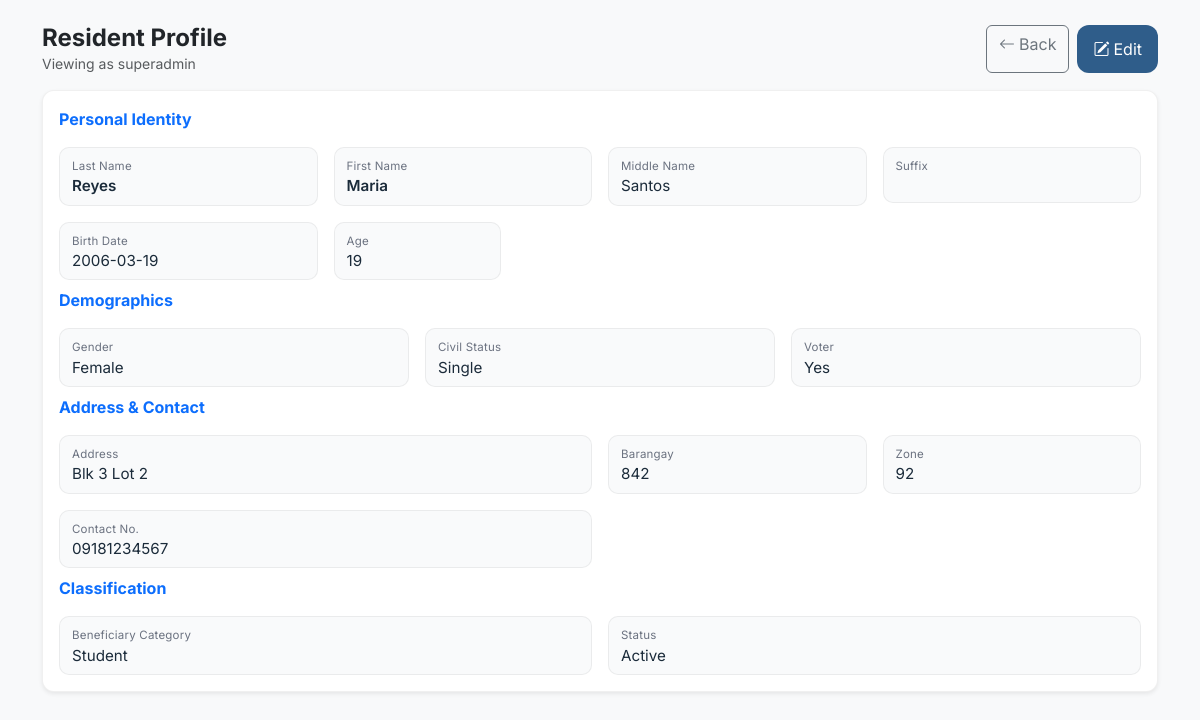
The app's page /residents/view.php?id=2 (signed in) with its own data.
### tables this page shows
CREATE TABLE `residents` (
  `resident_id` int(11) NOT NULL AUTO_INCREMENT,
  `first_name` varchar(60) NOT NULL,
  `middle_name` varchar(60) DEFAULT NULL,
  `last_name` varchar(60) NOT NULL,
  `suffix` varchar(15) DEFAULT NULL,
  `birthday` date DEFAULT NULL,
  `age` int(11) DEFAULT NULL,
  `address` varchar(255) DEFAULT NULL,
  `barangay` varchar(80) DEFAULT NULL,
  `zone` varchar(30) DEFAULT NULL,
  `contact_no` varchar(30) DEFAULT NULL,
  `gender` enum('Male','Female','Other') DEFAULT NULL,
  `civil_status` enum('Single','Married','Widowed','Separated','Divorced','Other') DEFAULT NULL,
  `is_voter` tinyint(1) NOT NULL DEFAULT 0,
  `beneficiary_category` enum('Student','Senior','PWD','None') NOT NULL DEFAULT 'None',
  `status` enum('Active','Inactive') NOT NULL DEFAULT 'Active',
  `created_at` timestamp NOT NULL DEFAULT current_timestamp(),
  `deleted_at` datetime DEFAULT NULL,
  PRIMARY KEY (`resident_id`),
  KEY `idx_residents_lastname` (`last_name`),
  KEY `idx_residents_beneficiary_category` (`beneficiary_category`),
  KEY `idx_residents_status` (`status`)
);

### residents/view.php (the view, shortened to what this page needs)
<?php
require_once "../config/db.php";
$id = (int)($_GET["id"] ?? 0);
$stmt = $conn->prepare("SELECT * FROM residents WHERE resident_id = ? LIMIT 1");
$stmt->bind_param("i", $id);
$stmt->execute();
$res = $stmt->get_result();
$r = $res->fetch_assoc();
$username = $_SESSION["username"] ?? "User";
?>
<!doctype html>
<html lang="en">
<head>
  <link href="https://cdn.jsdelivr.net/npm/bootstrap@5.3.3/dist/css/bootstrap.min.css" rel="stylesheet">
  <link href="https://cdn.jsdelivr.net/npm/bootstrap-icons@1.11.3/font/bootstrap-icons.min.css" rel="stylesheet">
  <link href="../assets/css/style.css" rel="stylesheet">
</head>
<body class="bg-light">
<div class="container py-4">
  <div class="d-flex justify-content-between align-items-center mb-3">
    <div>
      <h4 class="mb-0 fw-bold">Resident Profile</h4>
      <div class="text-muted small">Viewing as <?= htmlspecialchars($username) ?></div>
    </div>
    <div class="d-flex gap-2">
      <a class="btn btn-outline-secondary" href="index.php"><i class="bi bi-arrow-left me-1"></i>Back</a>
      <a class="btn brdss-btn" href="edit.php?id=<?= (int)$r["resident_id"] ?>"><i class="bi bi-pencil-square me-1"></i>Edit</a>
    </div>
  </div>
  <div class="card card-box shadow-sm">
    <div class="card-body">
      <div class="row g-3">
        <div class="col-12"><div class="fw-bold text-primary">Personal Identity</div></div>
        <div class="col-md-3"><div class="modal-field"><div class="modal-label">Last Name</div><div class="modal-value fw-semibold"><?= htmlspecialchars($r["last_name"] ?? "") ?></div></div></div>
        <div class="col-md-3"><div class="modal-field"><div class="modal-label">First Name</div><div class="modal-value fw-semibold"><?= htmlspecialchars($r["first_name"] ?? "") ?></div></div></div>
        <div class="col-md-3"><div class="modal-field"><div class="modal-label">Middle Name</div><div class="modal-value"><?= htmlspecialchars($r["middle_name"] ?? "") ?></div></div></div>
        <div class="col-md-3"><div class="modal-field"><div class="modal-label">Suffix</div><div class="modal-value"><?= htmlspecialchars($r["suffix"] ?? "") ?></div></div></div>
        <div class="col-md-3"><div class="modal-field"><div class="modal-label">Birth Date</div><div class="modal-value"><?= htmlspecialchars($r["birthday"] ?? "") ?></div></div></div>
        <div class="col-md-2"><div class="modal-field"><div class="modal-label">Age</div><div class="modal-value"><?= htmlspecialchars($r["age"] ?? "") ?></div></div></div>
        <div class="col-12 mt-2"><div class="fw-bold text-primary">Demographics</div></div>
        <div class="col-md-4"><div class="modal-field"><div class="modal-label">Gender</div><div class="modal-value"><?= htmlspecialchars($r["gender"] ?? "") ?></div></div></div>
        <div class="col-md-4"><div class="modal-field"><div class="modal-label">Civil Status</div><div class="modal-value"><?= htmlspecialchars($r["civil_status"] ?? "") ?></div></div></div>
        <div class="col-md-4"><div class="modal-field"><div class="modal-label">Voter</div><div class="modal-value"><?= ((int)($r["is_voter"] ?? 0) === 1) ? "Yes" : "No" ?></div></div></div>
        <div class="col-12 mt-2"><div class="fw-bold text-primary">Address & Contact</div></div>
        <div class="col-md-6"><div class="modal-field"><div class="modal-label">Address</div><div class="modal-value"><?= htmlspecialchars($r["address"] ?? "") ?></div></div></div>
        <div class="col-md-3"><div class="modal-field"><div class="modal-label">Barangay</div><div class="modal-value"><?= htmlspecialchars($r["barangay"] ?? "") ?></div></div></div>
        <div class="col-md-3"><div class="modal-field"><div class="modal-label">Zone</div><div class="modal-value"><?= htmlspecialchars($r["zone"] ?? "") ?></div></div></div>
        <div class="col-md-6"><div class="modal-field"><div class="modal-label">Contact No.</div><div class="modal-value"><?= htmlspecialchars($r["contact_no"] ?? "") ?></div></div></div>
        <div class="col-12 mt-2"><div class="fw-bold text-primary">Classification</div></div>
        <div class="col-md-6"><div class="modal-field"><div class="modal-label">Beneficiary Category</div><div class="modal-value"><?= htmlspecialchars($r["beneficiary_category"] ?? "") ?></div></div></div>
        <div class="col-md-6"><div class="modal-field"><div class="modal-label">Status</div><div class="modal-value"><?= htmlspecialchars($r["status"] ?? "") ?></div></div></div>
      </div>
    </div>
  </div>
</div>
</body>
</html>

### assets/css/style.css (style rules this page uses)
:root { --brdss-dark: #243B53; --brdss-dark-2:#1B2B3A; --brdss-accent:#2F5D8A; }
body { font-family: 'Inter', 'Segoe UI', system-ui, sans-serif; }
.brdss-btn { background: var(--brdss-accent); color: #fff; border: 0; border-radius: 12px; padding: 12px 16px; }

### residents/view.php (style rules this page uses)
.card-box { border-radius:12px; border:1px solid rgba(0,0,0,.06); }
.modal-field { background:#f9fafb; border:1px solid rgba(0,0,0,.06); border-radius:10px; padding:10px 12px; min-height:56px; }
.modal-label { font-size:.72rem; color:#6b7280; margin-bottom:2px; letter-spacing:.2px; }
.modal-value { font-size:.95rem; color:#1B2B3A; line-height:1.15; word-break:break-word; }

### records on screen
residents: last_name "Reyes", first_name "Maria", middle_name "Santos", birthday "2006-03-19", age "19", gender "Female", civil_status "Single", address "Blk 3 Lot 2", barangay "842", zone "92", contact_no "09181234567", beneficiary_category "Student", status "Active"

### other values on screen
$username "superadmin"
